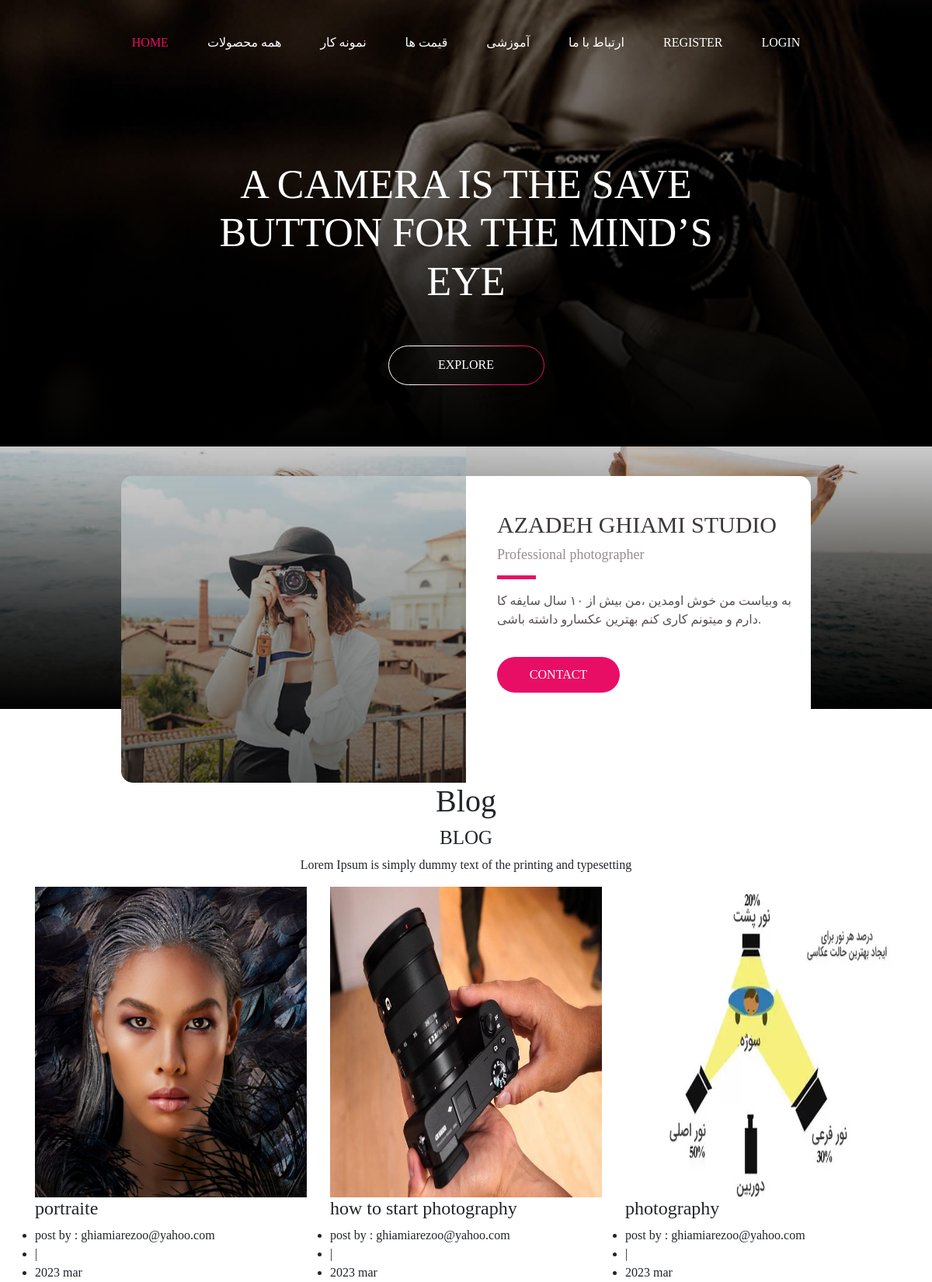
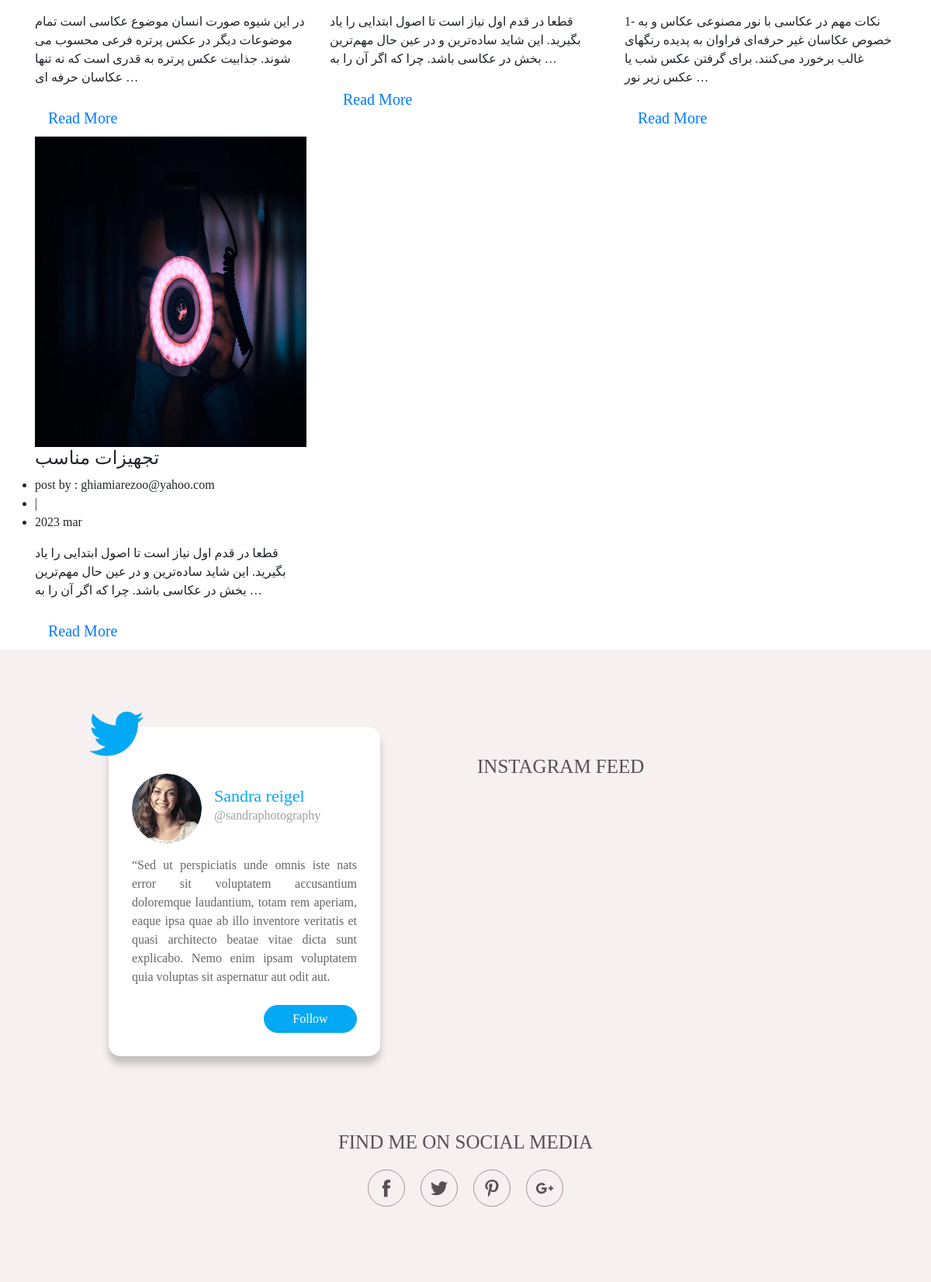
The page /blog/tag/learning/ (upper part) on the database its author committed (2 pictures, top to bottom).
### blog/models.py (models this page shows, shortened)
class Blog(models.Model):
    title = models.CharField(max_length=100)
    description = models.CharField(max_length=100)
    content = models.TextField()
    created_at = models.DateTimeField(auto_now_add=True)
    datetime_update = models.DateTimeField(auto_now=True)
    author = models.ForeignKey(User,on_delete=models.CASCADE)
    image = models.ImageField(upload_to='media/blog/',blank=True,null=True)
    category = models.ForeignKey("Category",verbose_name=_("دسته بندی"),on_delete=models.CASCADE,null=True,related_name='blog')
    tags = models.ManyToManyField('Tag', verbose_name=("تگ ها"),related_name='blogs',blank=True)

### accounts/models.py (models this page shows, shortened)
class User(AbstractBaseUser):
    f_name = models.CharField(max_length=50, verbose_name='نام', blank=True, null=True, )
    l_name = models.CharField(max_length=50, verbose_name='فامیلی', blank=True, null=True, )
    email = models.EmailField(unique=True, verbose_name='ایمیل', blank=True, null=True, )
    phone = models.BigIntegerField(verbose_name='موبایل', blank=True, null=True, )
    create = models.DateTimeField(auto_now_add=True, verbose_name='تاریخ', blank=True, null=True, )
    is_active = models.BooleanField(default=True)
    is_admin = models.BooleanField(default=False)
    is_superuser = models.BooleanField(default=False)
    permission = models.ManyToManyField(Permission, related_name='users')
    USERNAME_FIELD = 'email'
    REQUIRED_FIELDS = ['phone', 'f_name', 'l_name', 'create']
    objects = UserManager()
    class Meta:
        verbose_name = "کاربر"
        verbose_name_plural = "کاربران"
    def __str__(self):
        return self.email

### blog/views.py (the view)
# urls.py: path('tag/<slug:tag>/',views.blog_tag,name='blog_tag'),
def blog_tag(request,tag):
    blog_list = Blog.objects.filter(tags__slug=tag)
    context = {
        'blog_list':blog_list
    }
    return render(request,'blog/blog_list.html',context)

### blog/templates/blog/blog_list.html (shortened to what this page needs)
{% extends '_base.html' %}
{% load static %}
{% block contant %}
	<div class="all-page-title page-breadcrumb">
		<div class="container text-center">
			<div class="row">
				<div class="col-lg-12">
					<h1>Blog</h1>
				</div>
			</div>
		</div>
	</div>
	<div class="blog-box">
		<div class="container">
			<div class="row">
				<div class="col-lg-12">
					<div class="heading-title text-center">
						<h2>Blog</h2>
						<p>Lorem Ipsum is simply dummy text of the printing and typesetting</p>
					</div>
				</div>
			</div>
			<div class="row">
				{% for blog in blog_list %}
                    <div class="col-lg-4 col-md-6 col-12">
					<div class="blog-box-inner">
						<div class="blog-img-box">
							<img class="img-fluid" src="{{ blog.image.url }}" alt="" style="height: 400px">
						</div>
						<div class="blog-detail">
							<h4>{{ blog.title }}</h4>
							<ul>
								<li><span>post by : {{ blog.author }}</span></li>
                                <li>|</li>
                                <li><span>{{blog.created_at|date:'Y b'}}</span></li>
							</ul>
							<p>{{ blog.content|truncatewords:30|safe }} </p>
							<a class="btn btn-lg btn-circle btn-outline-new-white" href="{% url 'blog:blog_detail' blog.id %}">Read More</a>
						</div>
					</div>
				</div>
                {% endfor %}
			</div>
		</div>
	</div>
{% endblock %}

### static/assets/css/style.css (style rules this page uses)
* { margin: 0; padding: 0; }
h1, h2, h3, h4, h5, h6 { font-family: "PT-Sans-Bold"; }
h2 { font-size: 25px; text-transform: uppercase; }

### rows shown on the page
Blog: image (picture), title "portraite", author "ghiamiarezoo@yahoo.com", created_at "2023 mar", content "در این شیوه صورت انسان موضوع عکاسی است تمام موضوعات دیگر در عکس پرتره فرعی محسوب می شوند. جذابیت عکس پرتره به قدری است که نه تنها عکاسان حرفه ای …"
Blog: image (picture), title "how to start photography", author "ghiamiarezoo@yahoo.com", created_at "2023 mar", content "قطعا در قدم اول نیاز است تا اصول ابتدایی را یاد بگیرید. این شاید ساده‌ترین و در عین حال مهم‌ترین بخش در عکاسی باشد. چرا که اگر آن را به …"
Blog: image (picture), title "photography", author "ghiamiarezoo@yahoo.com", created_at "2023 mar", content "1- نکات مهم در عکاسی با نور مصنوعی عکاس و به خصوص عکاسان غیر حرفه‌ای فراوان به پدیده رنگهای غالب برخورد می‌کنند. برای گرفتن عکس شب یا عکس زیر نور …"
Blog: image (picture), title "تجهیزات مناسب", author "ghiamiarezoo@yahoo.com", created_at "2023 mar", content "قطعا در قدم اول نیاز است تا اصول ابتدایی را یاد بگیرید. این شاید ساده‌ترین و در عین حال مهم‌ترین بخش در عکاسی باشد. چرا که اگر آن را به …"
